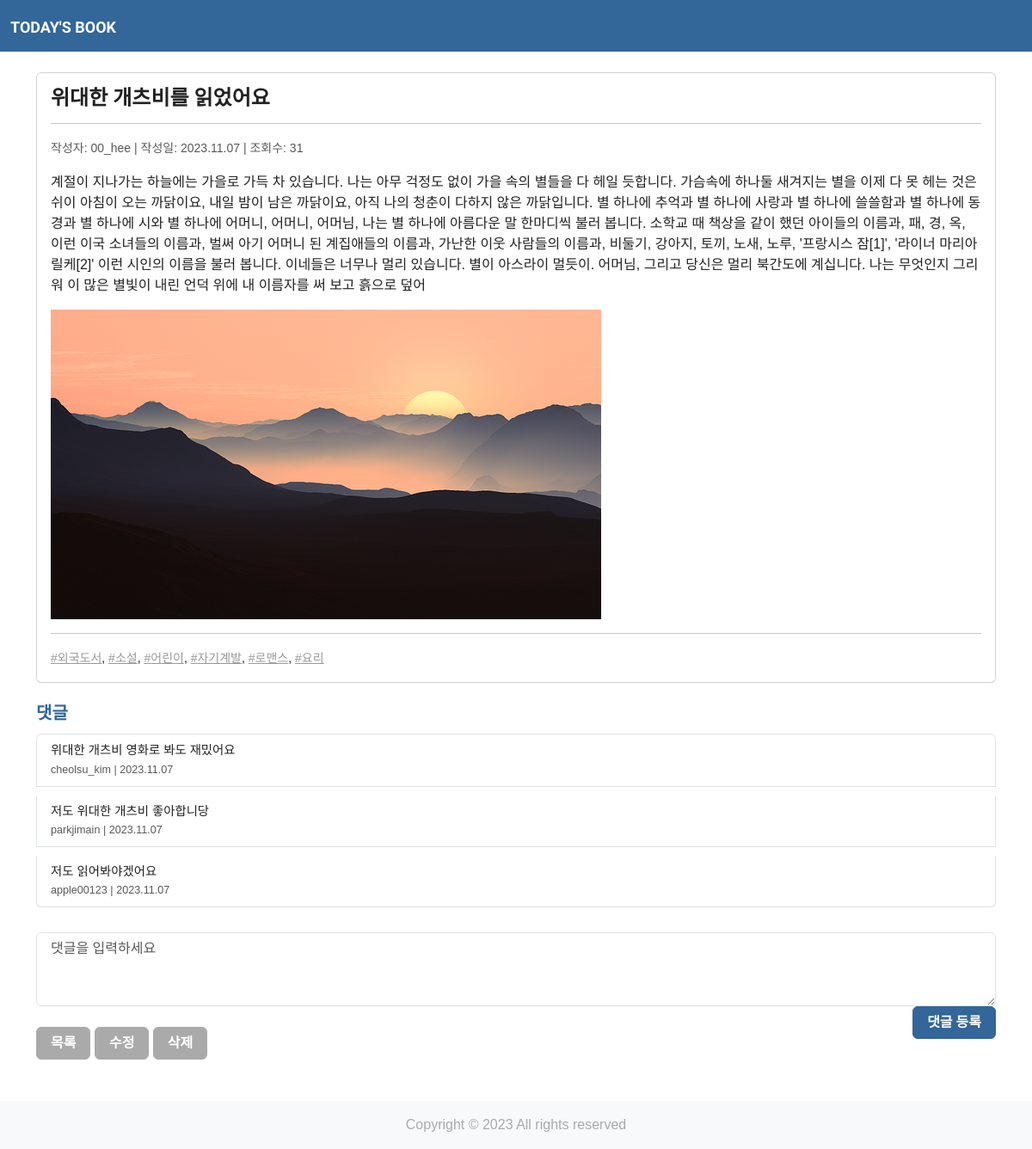
/reading_blog/30/ (signed in), run on the app's committed database.
### reading_blog/models.py (models this page shows, shortened)
class Post(models.Model):
    author = models.ForeignKey(
        User, on_delete=models.CASCADE
    )
    title = models.CharField(max_length=100)
    content = models.TextField()
    thumb_image = models.ImageField(
        upload_to='reading_blog/images/%Y/%m/%d/', blank=True)
    image_upload = models.ImageField(upload_to='blog/%Y/%m/%d/', blank=True, null=True)
    file_upload = models.FileField(
        upload_to='reading_blog/files/%Y/%m/%d/', blank=True)
    created_at = models.DateTimeField(auto_now_add=True)
    updated_at = models.DateField(auto_now=True)
    view_count = models.PositiveIntegerField(default=0)
    tags = models.ManyToManyField('Tag', blank=True)

class Tag(models.Model):
    name = models.CharField(max_length=50, unique=True)

class Comment(models.Model):
    post = models.ForeignKey(
        Post, on_delete=models.CASCADE, related_name='comments'
    )
    author = models.ForeignKey(
        User, on_delete=models.CASCADE
    )
    message = models.TextField()
    created_at = models.DateTimeField(auto_now_add=True)
    updated_at = models.DateField(auto_now=True)

### reading_blog/views.py (the view)
class PostDetail(DetailView):
    model = Post
    def get_context_data(self, **kwargs):
        context = super().get_context_data(**kwargs)
        context['comment_form'] = CommentForm()
        return context
    def get_object(self, queryset=None):
        pk = self.kwargs.get('pk')
        post = Post.objects.get(pk=pk)
        post.view_count += 1
        post.save()
        return super().get_object(queryset)

### reading_blog/forms.py
class CommentForm(forms.ModelForm):
    class Meta:
        model = Comment
        fields = ['message']

### templates/reading_blog/post_detail.html (shortened to what this page needs)
{% extends 'base.html' %}
{% load static %}
{% block content %}
<div class="container mt-4">
    <div class="card">
        <div class="card-body">
            <h4 class="card-title">{{ post.title }}</h4>
            <hr>
            <p class="card-text">
                <small class="text-muted">
                    작성자: {{ post.author.username }} | 작성일: {{ post.created_at|date:"Y.m.d" }} | 조회수: {{ post.view_count }}
                </small>
            </p>
            <p class="card-text" style="font-size: 1.0em;">
                {{ post.content }}
            </p>
            {% if post.image_upload %}
                <img src="{{ post.image_upload.url }}" class="img-fluid" alt="Image" style="max-width: 60%; height: auto;">
            {% endif %}
            <hr>
            <p class="card-text">
                <small>
                    {% for tag in post.tags.all %}
                        <a href="{% url 'reading_blog:posttag' tag.name %}" style="color: #999;">#{{ tag.name }}</a>{% if not forloop.last %}, {% endif %}
                    {% endfor %}
                </small>
            </p>
        </div>
    </div>
    <div class="mt-4">
        <h5 class="text-info">댓글</h5>
        <ul class="list-group">
            {% for comment in post.comments.all %}
                <li class="list-group-item"  style="font-size: 0.9em; margin-top: 5px; margin-bottom: 5px;">
                    {{ comment.message }}
                    <br>
                    <small class="text-muted">
                        {{ comment.author }} | {{ comment.created_at|date:"Y.m.d" }}
                    </small>
                </li>
            {% endfor %}
        </ul>
    </div>
    <div class="mt-4">
        <form action="{% url 'reading_blog:comment_new' post.pk %}" method="post" style="width: 100%;">
            <div class="form-row">
                <div class="col">
                    <textarea name="message" class="form-control" rows="3" placeholder="댓글을 입력하세요" required id="id_message"></textarea>
                </div>
                <div class="col">
                    <button type="submit" class="btn btn-info" style="float: right;">댓글 등록</button>
                </div>
            </div>
        </form>
    </div>
    <div class="text-left mt-4">
        <a href="{% url 'reading_blog:post_list' %}" class="btn btn-secondary">목록</a>
        {% if user == post.author %}
            <a href="{% url 'reading_blog:post_edit' post.pk %}" class="btn btn-secondary">수정</a>
            <a href="{% url 'reading_blog:post_delete' post.pk %}" class="btn btn-secondary">삭제</a>
        {% endif %}
    </div>
</div>
{% endblock %}

### templates/base.html (style rules this page uses)
body { font-family: Arial, sans-serif; }

### data on the page
Post: title "위대한 개츠비를 읽었어요", author.username "00_hee", created_at "2023.11.07", view_count "31", content "계절이 지나가는 하늘에는 가을로 가득 차 있습니다. 나는 아무 걱정도 없이 가을 속의 별들을 다 헤일 듯합니다. 가슴속에 하나둘 새겨지는 별을 이제 다 못 헤는 것은 쉬이 아침이 오는 까닭이요, 내일 밤이 남은 까닭이요, 아직 나의 청춘이 다하지 않은 까닭입니다. 별 하나에 추억과 별 하나에 사랑과 별 하나에 쓸쓸함과 별 하나에 동경과 별 하나에 시와 별 하나에 어머니, 어머니, 어머님, 나는 별 하나에 아름다운 말 한마디씩 불러 봅니다. 소학교 때 책상을 같이 했던 아이들의 이름과, 패, 경, 옥, 이런 이국 소녀들의 이름과, 벌써 아기 어머니 된 계집애들의 이름과, 가난한 이웃 사람들의 이름과, 비둘기, 강아지, 토끼, 노새, 노루, '프랑시스 잠[1]', '라이너 마리아 릴케[2]' 이런 시인의 이름을 불러 봅니다. 이네들은 너무나 멀리 있습니다. 별이 아스라이 멀듯이. 어머님, 그리고 당신은 멀리 북간도에 계십니다. 나는 무엇인지 그리워 이 많은 별빛이 내린 언덕 위에 내 이름자를 써 보고 흙으로 덮어", image_upload (picture)
Tag: name "외국도서"
Tag: name "소설"
Tag: name "어린이"
Tag: name "자기계발"
Tag: name "로맨스"
Tag: name "요리"
Comment: message "위대한 개츠비 영화로 봐도 재밌어요", author "cheolsu_kim", created_at "2023.11.07"
Comment: message "저도 위대한 개츠비 좋아합니당", author "parkjimain", created_at "2023.11.07"
Comment: message "저도 읽어봐야겠어요", author "apple00123", created_at "2023.11.07"
